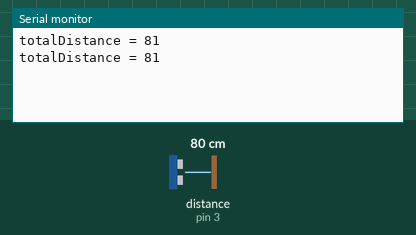
Recording of a sketch running on a simulated Arduino Uno, built with avr-gcc and run on an emulated ATmega328P. Parts: the last lines printed to the serial monitor. The inputs (shaded band) are chosen by the test bench; at power-on: distance to the obstacle (sensor on pin 3) 80 cm. The echo pulse lasts 58.3 µs per cm.

Above: at 2.8 s.
2.9 s: distance to the obstacle (sensor on pin 3) set to 2 cm
At 3.8 s:
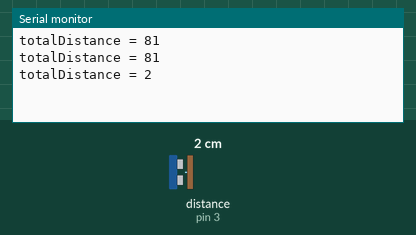
4.4 s: distance to the obstacle (sensor on pin 3) set to 4 cm
At 5.8 s:
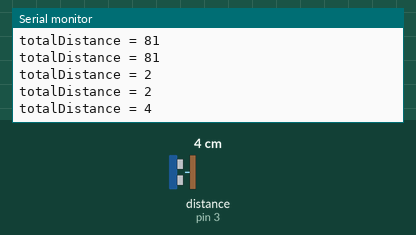
Timing chart, 0 to 7.4 s (numbered marks = the images above; inputs shaded):
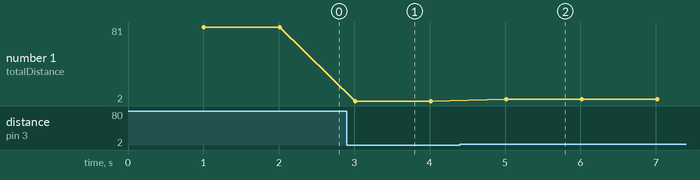

The sketch:

sketch_may1a.ino
```cpp
#include <NewPing.h>

#define echo1 3
#define trigger1 2

NewPing sensor1(trigger1, echo1, 400);

void setup() {
  Serial.begin(115200);
}

void loop() {
  delay(1000);
  int reading1 = sensor1.ping_cm();
  if(reading1 != 0){
    Serial.print("totalDistance = ");
    Serial.println(reading1);
  }
}
```

Measured:
- after the input at 2.9 s, the serial monitor: prints a new line after 0.11 s (image 1)
- after the input at 4.4 s, the serial monitor: prints a new line after 0.61 s (image 2)
- plotted number 1: 81 → 2 after the input at 2.9 s, 2 → 4 after the input at 4.4 s
